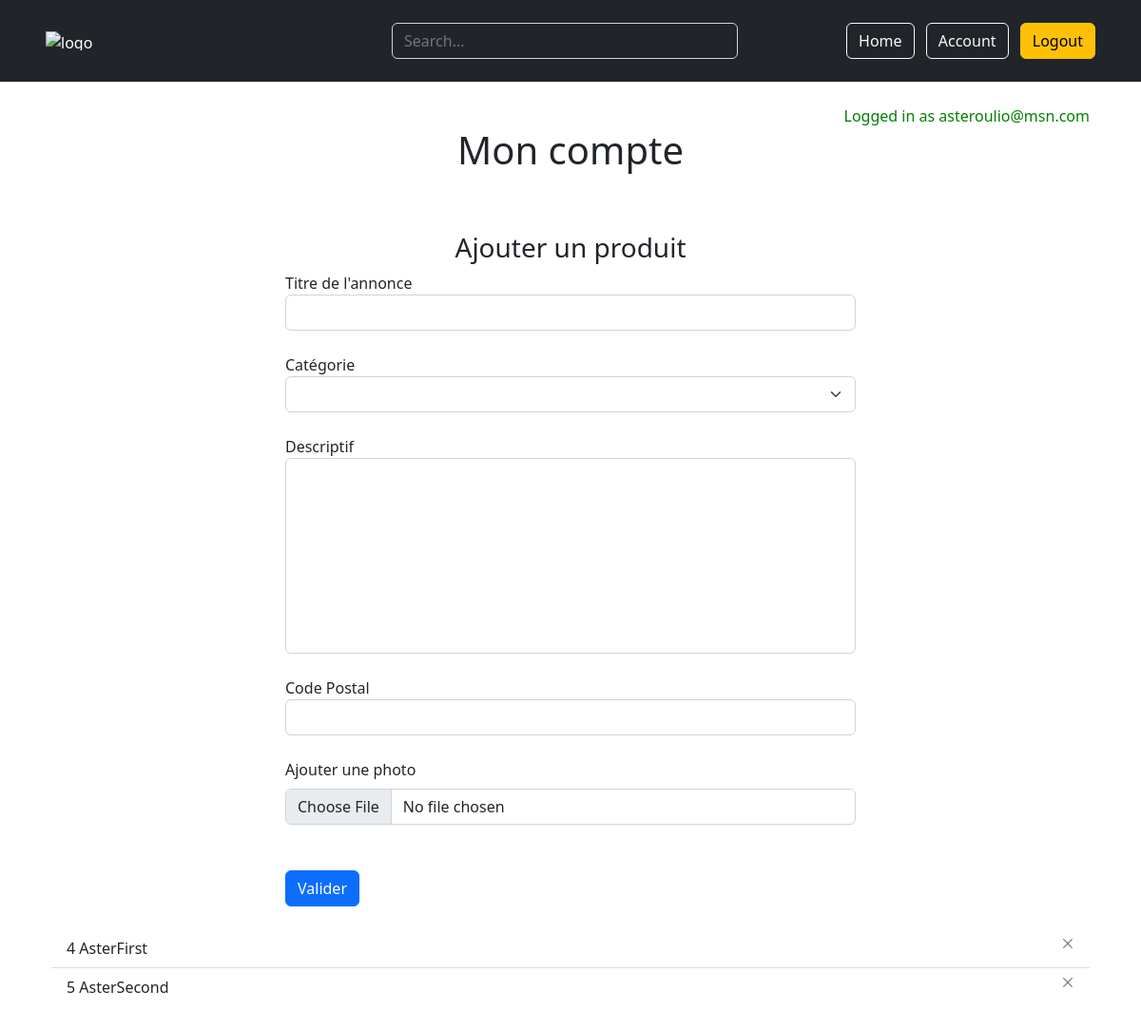
Page /account (signed in) on the earlier database version.
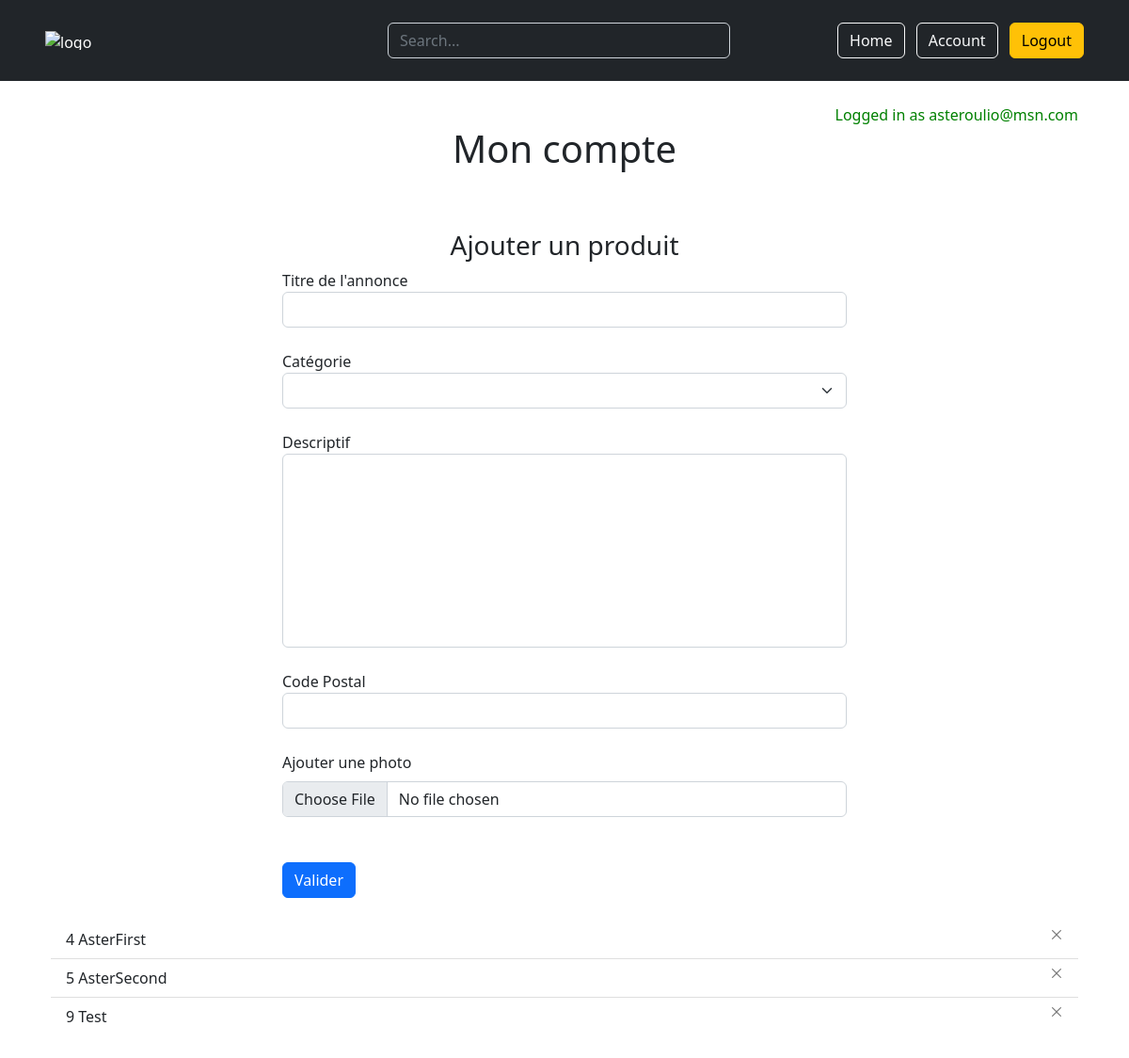
Same page on the later database version.
### website/models.py (models this page shows)
class Product(db.Model):
    id = db.Column(db.Integer, primary_key=True)
    title = db.Column(db.String(100))
    pictures = db.Column(db.String(500)) # Maybe to be created as own model with relationship to this one
    description = db.Column(db.String(5000))
    city = db.Column(db.String(150))
    category = db.Column(db.String(100))
    shipping_fee = db.Column(db.Integer)
    date = db.Column(db.DateTime(timezone=True), default=func.now())
    user_id = db.Column(db.Integer, db.ForeignKey('user.id'))

### website/views.py (the view, shortened to what this page needs)
@views.route('/account', methods=['POST', 'GET'])
def upload_file():
    return render_template("account.html", user=current_user)

### website/__init__.py (called while the page is built)
def create_app():
    app.config['SECRET_KEY'] = 'zajeoazu!ecàapzh'
    app.config['SQLALCHEMY_DATABASE_URI'] = f'sqlite:///{DB_NAME}'
    app.config['UPLOAD_FOLDER'] = UPLOAD_FOLDER
    db.init_app(app)
    from .views import views
    from .auth import auth
    app.register_blueprint(views, url_prefix="/")
    app.register_blueprint(auth, url_prefix="/")
    from .models import User, Product
    create_database(app)
    login_manager = LoginManager()
    login_manager.login_view = 'auth.login'
    login_manager.init_app(app)
    @login_manager.user_loader
    def load_user(id):
        return User.query.get(int(id))
    return app

### website/templates/account.html (shortened to what this page needs)
{% extends "base.html" %}
{% block content %}
    <div class="container my-4">
        <div align="right" style="color: green;">Logged in as {{ user.email }}</div>
        <h1 align="center">Mon compte</h1>
        <br />
        <form method="POST" enctype="multipart/form-data">
            <div style="max-width:600px; margin:auto;">
                <h3 align="center" style="margin-top:30px">Ajouter un produit</h3>
                <div class="form-group">
                    <label for="product-title">Titre de l'annonce</label>
                    <input type="text" class="form-control" id="product-title" name="product-title" required="true"/>
                </div>
                <br />
                <label for="product-category">Catégorie</label>
                <select class="form-select" aria-label="Default select example" name="product-category">
                    <option selected></option>
                    <option value="Jouets">Jouets</option>
                </select>
                <br />
                <div class="form-group">
                    <label for="product-description">Descriptif</label>
                    <textarea name="product-description" class="form-control" id="product-description" name="product-description" rows="8" style="resize:none;"/></textarea>
                </div>
                <br />
                <div class="form-group">
                    <label for="product-city">Code Postal</label>
                    <input type="text" class="form-control" id="product-city" name="product-city" required="true"/>
                </div>
                <br />
                <label class="form-label" for="customFile">Ajouter une photo</label>
                <input type="file" class="form-control" id="customFile" name="file"/>
                <br /><br />
                <button type="submit" class="btn btn-primary">Valider</button>
            </div>
        </form>
        <br />
        <ul class="list-group list-group-flush" id="products">
            {% for product in user.products %}
            <li class="list-group-item d-flex justify-content-between">{{ product.id }} {{ product.title }}
                <button type="button" class="btn-close" style="font-size:10px" aria-label="Close" onClick="deleteProduct({{ product.id }})"></button>
            </li>
            {% endfor %}
        </ul>
    </div>
{% endblock%}

Differences in the rows shown:
added Product: id "9", title "Test"
